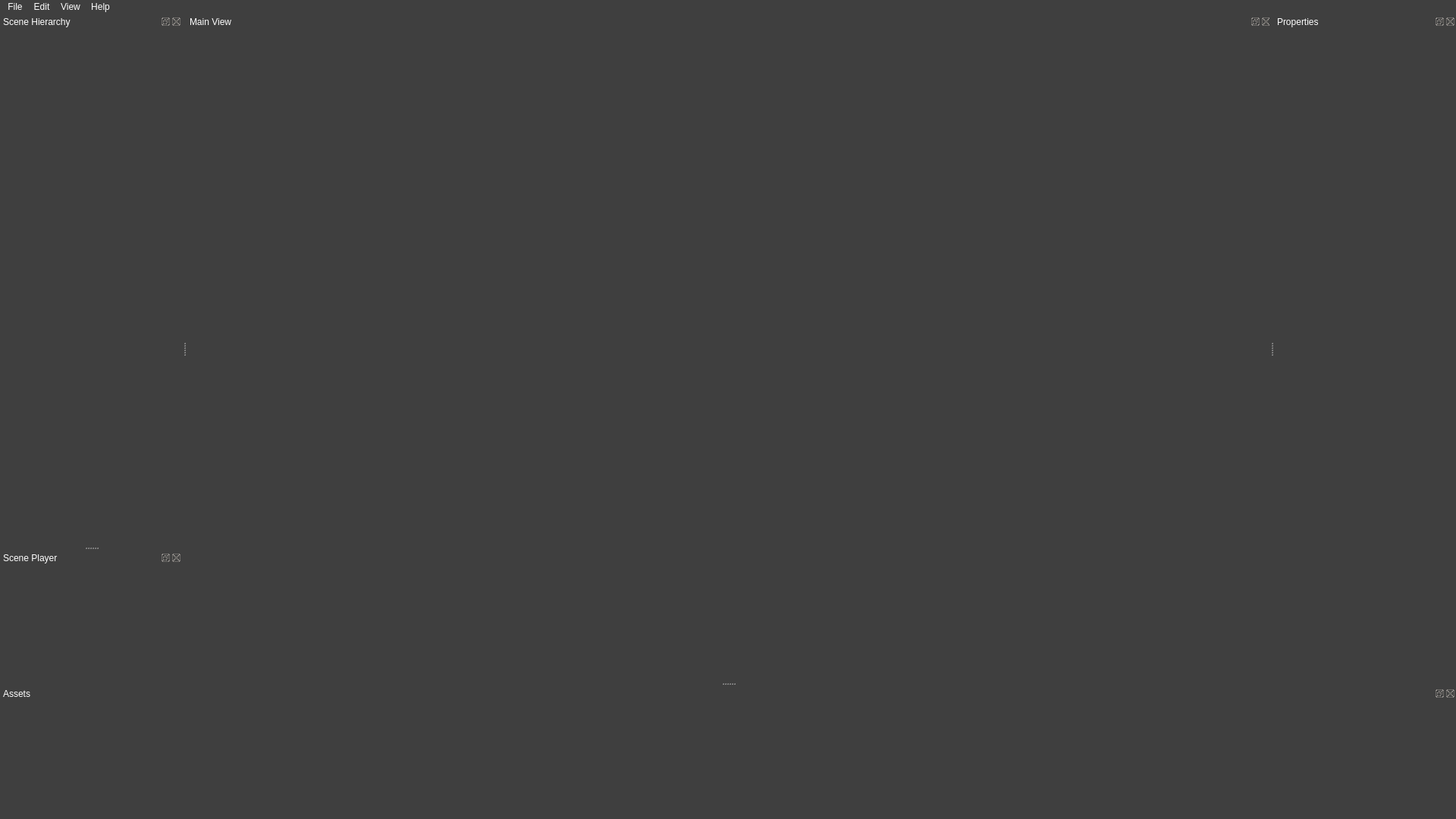
<?xml version="1.0" encoding="UTF-8"?>
<ui version="4.0">
 <class>GearBoxClass</class>
 <widget class="QMainWindow" name="GearBoxClass">
  <property name="geometry">
   <rect>
    <x>0</x>
    <y>0</y>
    <width>1920</width>
    <height>1080</height>
   </rect>
  </property>
  <property name="windowTitle">
   <string>GearBox</string>
  </property>
  <property name="windowIcon">
   <iconset theme="dark" resource="../GearBox.qrc">
    <normaloff>:/GearBox/Branding/GEAR_logo_dark.ico</normaloff>:/GearBox/Branding/GEAR_logo_dark.ico</iconset>
  </property>
  <property name="styleSheet">
   <string notr="true">background-color: rgb(63, 63, 63);
color: rgb(255, 255, 255);</string>
  </property>
  <property name="iconSize">
   <size>
    <width>256</width>
    <height>256</height>
   </size>
  </property>
  <widget class="QWidget" name="centralWidget">
   <widget class="QDockWidget" name="dockWidget">
    <property name="geometry">
     <rect>
      <x>0</x>
      <y>0</y>
      <width>1431</width>
      <height>881</height>
     </rect>
    </property>
    <property name="windowTitle">
     <string>Main View</string>
    </property>
    <widget class="QWidget" name="dockWidgetContents">
     <widget class="QWidget" name="mainView" native="true">
      <property name="geometry">
       <rect>
        <x>0</x>
        <y>0</y>
        <width>1431</width>
        <height>851</height>
       </rect>
      </property>
      <property name="sizePolicy">
       <sizepolicy hsizetype="Expanding" vsizetype="Expanding">
        <horstretch>1</horstretch>
        <verstretch>1</verstretch>
       </sizepolicy>
      </property>
      <property name="minimumSize">
       <size>
        <width>0</width>
        <height>0</height>
       </size>
      </property>
      <property name="mouseTracking">
       <bool>true</bool>
      </property>
      <property name="styleSheet">
       <string notr="true">background-image: url(:/GearBox/Branding/GEAR_logo_dark.png);</string>
      </property>
     </widget>
    </widget>
   </widget>
  </widget>
  <widget class="QMenuBar" name="menuBar">
   <property name="geometry">
    <rect>
     <x>0</x>
     <y>0</y>
     <width>1920</width>
     <height>21</height>
    </rect>
   </property>
   <property name="styleSheet">
    <string notr="true"/>
   </property>
   <widget class="QMenu" name="menuFile">
    <property name="title">
     <string>File</string>
    </property>
    <addaction name="actionNew"/>
    <addaction name="actionLoad"/>
    <addaction name="separator"/>
    <addaction name="actionSave"/>
    <addaction name="actionSave_As"/>
    <addaction name="separator"/>
    <addaction name="actionClose"/>
    <addaction name="separator"/>
    <addaction name="actionQuit"/>
   </widget>
   <widget class="QMenu" name="menuEdit">
    <property name="title">
     <string>Edit</string>
    </property>
   </widget>
   <widget class="QMenu" name="menuView">
    <property name="title">
     <string>View</string>
    </property>
   </widget>
   <widget class="QMenu" name="menuHelp">
    <property name="title">
     <string>Help</string>
    </property>
    <widget class="QMenu" name="menuLanguage">
     <property name="title">
      <string>Language</string>
     </property>
     <addaction name="actionEnglish"/>
     <addaction name="actionJapanese"/>
    </widget>
    <addaction name="menuLanguage"/>
   </widget>
   <addaction name="menuFile"/>
   <addaction name="menuEdit"/>
   <addaction name="menuView"/>
   <addaction name="menuHelp"/>
  </widget>
  <widget class="QDockWidget" name="sceneHierarchyDockWidget">
   <property name="sizePolicy">
    <sizepolicy hsizetype="Expanding" vsizetype="MinimumExpanding">
     <horstretch>0</horstretch>
     <verstretch>0</verstretch>
    </sizepolicy>
   </property>
   <property name="minimumSize">
    <size>
     <width>240</width>
     <height>650</height>
    </size>
   </property>
   <property name="styleSheet">
    <string notr="true"/>
   </property>
   <property name="windowTitle">
    <string>Scene Hierarchy</string>
   </property>
   <attribute name="dockWidgetArea">
    <number>1</number>
   </attribute>
   <widget class="GearBoxSceneHierarchy" name="sceneHierarchyDockWidgetContents"/>
  </widget>
  <widget class="QDockWidget" name="propertiesDockWidget">
   <property name="sizePolicy">
    <sizepolicy hsizetype="Expanding" vsizetype="Expanding">
     <horstretch>0</horstretch>
     <verstretch>0</verstretch>
    </sizepolicy>
   </property>
   <property name="minimumSize">
    <size>
     <width>240</width>
     <height>880</height>
    </size>
   </property>
   <property name="styleSheet">
    <string notr="true"/>
   </property>
   <property name="windowTitle">
    <string>Properties</string>
   </property>
   <attribute name="dockWidgetArea">
    <number>2</number>
   </attribute>
   <widget class="QWidget" name="propertiesDockWidgetContents"/>
  </widget>
  <widget class="QDockWidget" name="assetsDockWidget">
   <property name="sizePolicy">
    <sizepolicy hsizetype="Preferred" vsizetype="Preferred">
     <horstretch>0</horstretch>
     <verstretch>0</verstretch>
    </sizepolicy>
   </property>
   <property name="minimumSize">
    <size>
     <width>1920</width>
     <height>175</height>
    </size>
   </property>
   <property name="styleSheet">
    <string notr="true"/>
   </property>
   <property name="windowTitle">
    <string>Assets</string>
   </property>
   <attribute name="dockWidgetArea">
    <number>8</number>
   </attribute>
   <widget class="QWidget" name="assetsDockWidgetContents"/>
  </widget>
  <widget class="QDockWidget" name="scenePlayerDockWidget">
   <property name="sizePolicy">
    <sizepolicy hsizetype="Preferred" vsizetype="Preferred">
     <horstretch>0</horstretch>
     <verstretch>0</verstretch>
    </sizepolicy>
   </property>
   <property name="minimumSize">
    <size>
     <width>240</width>
     <height>160</height>
    </size>
   </property>
   <property name="windowTitle">
    <string>Scene Player</string>
   </property>
   <attribute name="dockWidgetArea">
    <number>1</number>
   </attribute>
   <widget class="GearBoxScenePlayer" name="scenePlayerDockWidgetContents"/>
  </widget>
  <action name="actionNew">
   <property name="text">
    <string>New</string>
   </property>
  </action>
  <action name="actionLoad">
   <property name="text">
    <string>Load</string>
   </property>
  </action>
  <action name="actionSave">
   <property name="text">
    <string>Save</string>
   </property>
  </action>
  <action name="actionSave_As">
   <property name="text">
    <string>Save As</string>
   </property>
  </action>
  <action name="actionClose">
   <property name="text">
    <string>Close</string>
   </property>
  </action>
  <action name="actionQuit">
   <property name="text">
    <string>Quit</string>
   </property>
  </action>
  <action name="actionEnglish">
   <property name="text">
    <string>English</string>
   </property>
  </action>
  <action name="actionJapanese">
   <property name="text">
    <string>Japanese</string>
   </property>
  </action>
 </widget>
 <layoutdefault spacing="6" margin="11"/>
 <customwidgets>
  <customwidget>
   <class>GearBoxSceneHierarchy</class>
   <extends>QWidget</extends>
   <header location="global">GearBoxSceneHierarchy.h</header>
   <container>1</container>
  </customwidget>
  <customwidget>
   <class>GearBoxScenePlayer</class>
   <extends>QWidget</extends>
   <header location="global">GearBoxScenePlayer.h</header>
   <container>1</container>
  </customwidget>
 </customwidgets>
 <resources>
  <include location="../GearBox.qrc"/>
 </resources>
 <connections/>
</ui>
